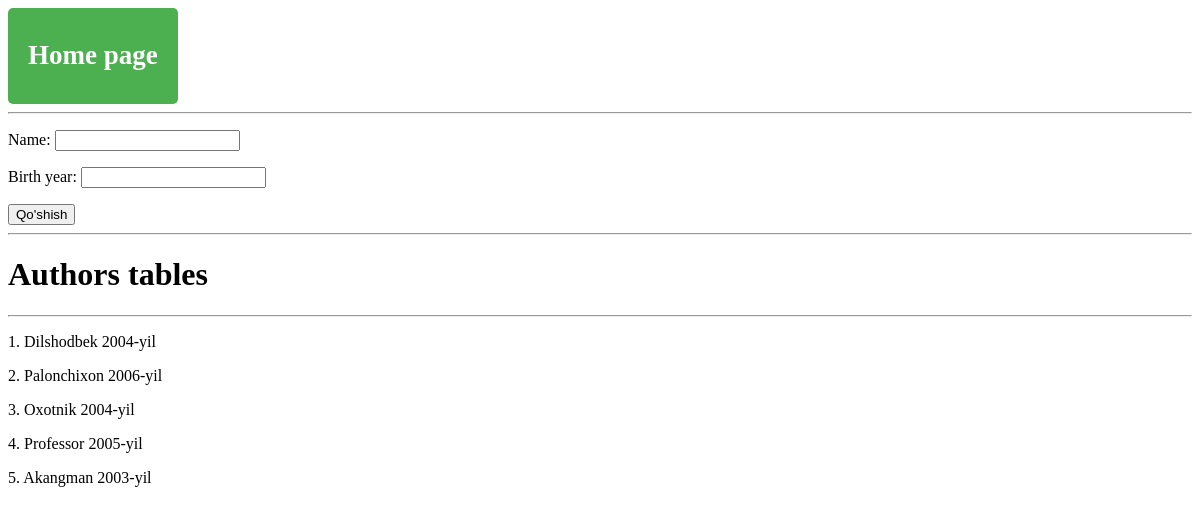
Before: /authors/ with the older database file.
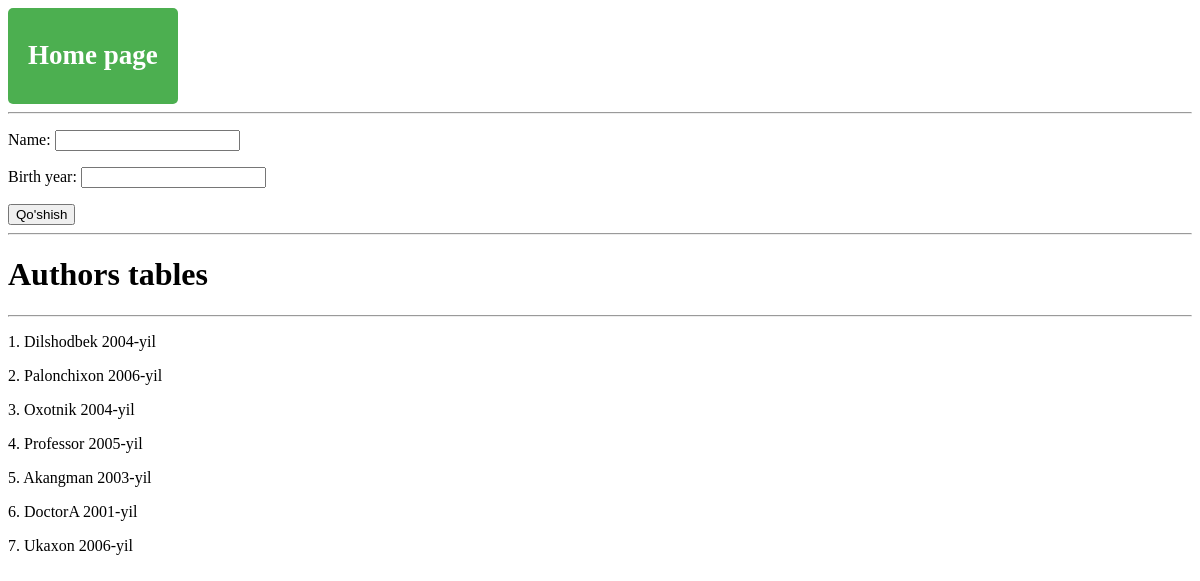
After: the same page with the newer database file.
### book_shop/models.py (models this page shows, shortened)
class Author(models.Model):
    name = models.CharField(max_length=255)
    birth_year = models.PositiveSmallIntegerField()

### book_shop/views.py (the view, shortened to what this page needs)
# urls.py: path('authors/', authors_view, name='yozuvchi'),
def authors_view(request):
    authors = Author.objects.all()
    context = {
        'authors' : authors,
        'form': AuthorForm,
    }
    return render(request, 'authors.html', context=context)

### templates/authors.html (shortened to what this page needs)
<!DOCTYPE html>
<html lang="en">
<head>
    <a href="/" class="btn-link"><h2>Home page</h2></a>
    <hr>
        <form method="post">
            {{ form.as_p }}
            <button type="submit">Qo'shish</button>
        </form>
    <hr>
</head>
<body>
<h1>Authors tables</h1>
<hr>
{% for author in authors %}
<p>{{forloop.counter}}. {{author.name}} {{author.birth_year}}-yil</p>
{% endfor %}
</body>
</html>

Changed rows visible on the page:
added Author: name "DoctorA", birth_year "2001"
added Author: name "Ukaxon", birth_year "2006"
